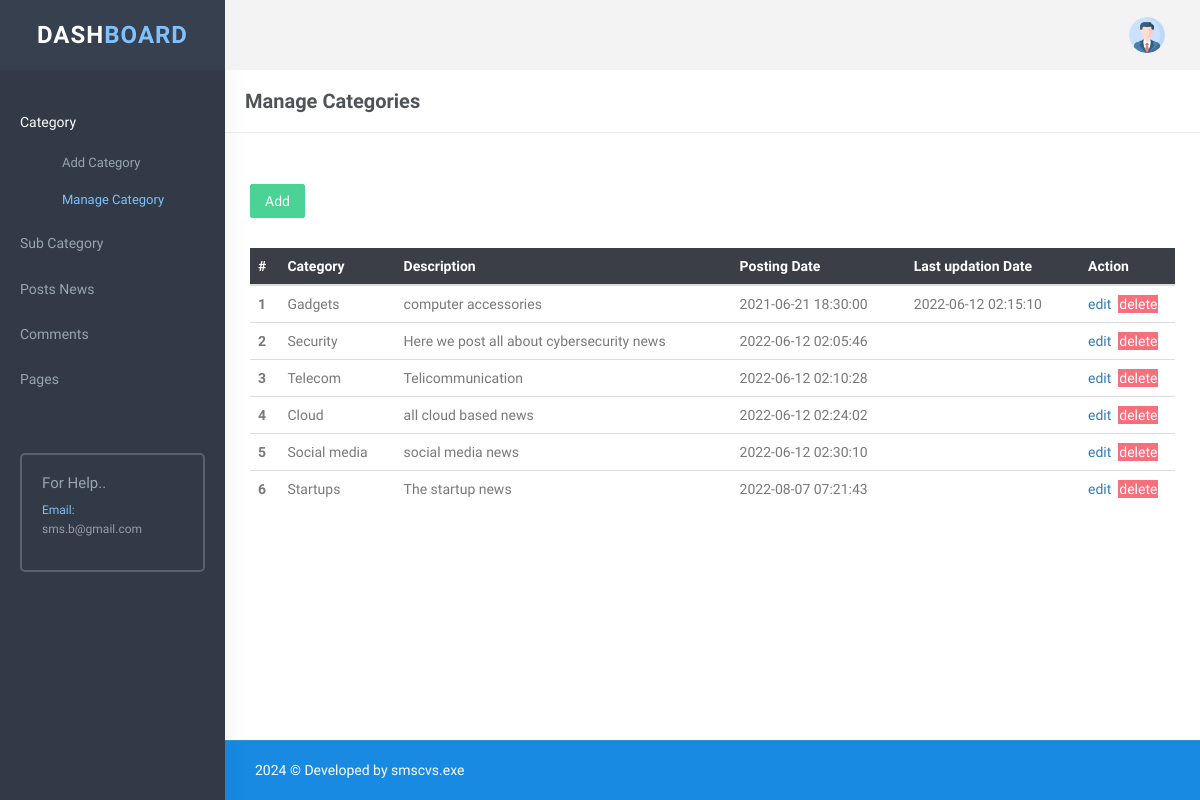
The app's page /admin/manage-categories.php (signed in) with its own data.
### tables this page shows
CREATE TABLE `category` (
  `id` int(11) NOT NULL,
  `CategoryName` varchar(200) DEFAULT NULL,
  `Description` mediumtext DEFAULT NULL,
  `PostingDate` timestamp NULL DEFAULT current_timestamp(),
  `UpdationDate` timestamp NULL DEFAULT NULL ON UPDATE current_timestamp(),
  `Is_Active` int(1) DEFAULT NULL
);

### admin/manage-categories.php (the view, shortened to what this page needs)
<?php
include('includes/config.php');
if(strlen($_SESSION['login'])==0)
  {
header('location:index.php');
}
else{
?>
<!DOCTYPE html>
<html lang="en">
    <head>
        <link href="assets/css/bootstrap.min.css" rel="stylesheet" type="text/css" />
        <link href="assets/css/core.css" rel="stylesheet" type="text/css" />
        <link href="assets/css/components.css" rel="stylesheet" type="text/css" />
        <link href="assets/css/icons.css" rel="stylesheet" type="text/css" />
        <link href="assets/css/pages.css" rel="stylesheet" type="text/css" />
        <link href="assets/css/menu.css" rel="stylesheet" type="text/css" />
        <link href="assets/css/responsive.css" rel="stylesheet" type="text/css" />
    </head>
    <body class="fixed-left">
    <div id="wrapper">
        <?php include('includes/topheader.php');?>
        <?php include('includes/leftsidebar.php');?>
        <div class="content-page">
                <div class="content">
                    <div class="container">
                        <div class="row">
							<div class="col-xs-12">
								<div class="page-title-box">
                                    <h4 class="page-title">Manage Categories</h4>
                                    <div class="clearfix"></div>
                                </div>
							</div>
						</div>
            <div class="row">
                <div class="col-sm-6">
                </div>
                <div class="row">
					<div class="col-md-12">
						<div class="demo-box m-t-20">
                            <div class="m-b-30">
                                <a href="add-category.php">
                                <button id="addToTable" class="btn btn-success waves-effect waves-light">Add</button>
                                </a>
                            </div>
								<div class="table-responsive">
                                <table class="table table-colored table-centered table-inverse m-0">
                                    <thead>
                                    <tr>
                                        <th>#</th>
                                        <th>Category</th>
                                        <th>Description</th>
                                        <th>Posting Date</th>
                                        <th>Last updation Date</th>
                                        <th width="95">Action</th>
                                    </tr>
                                    </thead>
                                    <tbody>
                                        <?php
                                    $query=mysqli_query($con,"Select id,CategoryName,Description,PostingDate,UpdationDate from category where Is_Active=1");
                                        $cnt=1;
                                        while($row=mysqli_fetch_array($query))
                                        {
                                        ?>
                                        <tr>
                                        <th scope="row"><?php echo htmlentities($cnt);?></th>
                                        <td><?php echo htmlentities($row['CategoryName']);?></td>
                                        <td><?php echo htmlentities($row['Description']);?></td>
                                        <td><?php echo htmlentities($row['PostingDate']);?></td>
                                        <td><?php echo htmlentities($row['UpdationDate']);?></td>
                                        <td><a href="edit-category.php?cid=<?php echo htmlentities($row['id']);?>">edit</a>
                                            &nbsp;<a href="manage-categories.php?rid=<?php echo htmlentities($row['id']);?>&&action=del" class="btn-danger">delete</a> </td>
                                        </tr>
                                        <?php
                                        $cnt++;
                                        } ?>
                                    </tbody>
                                </table>
                                </div>
						</div>
					</div>
				</div>
				</div>
             </div>
        </div>
            <?php include('includes/footer.php');?>
        </div>
    </div>
    </body>
</html>
<?php } ?>

### admin/assets/css/core.css (style rules this page uses)
body { font-family: 'Varela Round', sans-serif; margin: 0; padding-bottom: 60px; overflow-x: hidden; color: #797979; }
html { position: relative; min-height: 100%; }
.h1, .h2, .h3, .h4, .h5, .h6, h1, h2, h3, h4, h5, h6 { color: #505458; font-family: 'Hind Madurai', sans-serif; margin: 10px 0; }
* { outline: none !important; }
.container { width: auto; }
#wrapper { height: 100%; overflow: hidden; width: 100%; }
.m-0 { margin: 0 !important; }
.m-t-20 { margin-top: 20px !important; }
.m-b-30 { margin-bottom: 30px !important; }
.row { margin-right: -10px; margin-left: -10px; }
.col-lg-1, .col-lg-10, .col-lg-11, .col-lg-12, .col-lg-2, .col-lg-3, .col-lg-4, .col-lg-5, .col-lg-6, .col-lg-7, .col-lg-8, .col-lg-9, .col-md-1, .col-md-10, .col-md-11, .col-md-12, .col-md-2, .col-md-3, .col-md-4, .col-md-5, .col-md-6, .col-md-7, .col-md-8, .col-md-9, .col-sm-1, .col-sm-10, .col-sm-11, .col-sm-12, .col-sm-2, .col-sm-3, .col-sm-4, .col-sm-5, .col-sm-6, .col-sm-7, .col-sm-8, .col-sm-9, .col-xs-1, .col-xs-10, .col-xs-11, .col-xs-12, .col-xs-2, .col-xs-3, .col-xs-4, .col-xs-5, .col-xs-6, .col-xs-7, .col-xs-8, .col-xs-9 { padding-left: 10px; padding-right: 10px; }
.waves-effect { position: relative; cursor: pointer; display: inline-block; overflow: hidden; -webkit-user-select: none; -moz-user-select: none; -ms-user-select: none; user-select: none; -webkit-tap-highlight-color: transparent; vertical-align: middle; z-index: 1; will-change: opacity, transform; -webkit-transition: all 0.3s ease-out; -moz-transition: all 0.3s ease-out; -o-transition: all 0.3s ease-out; -ms-transition: all 0.3s ease-out; transition: all 0.3s ease-out; }
.demo-box { padding: 10px 15px; }

### admin/assets/css/menu.css (style rules this page uses)
.content-page { margin-left: 225px; overflow: hidden; }
.content-page .content { padding: 0 5px 10px 5px; margin-top: 70px; }
.page-title { font-size: 20px; margin-bottom: 0; margin-top: 0; font-weight: 600; }
.page-title-box { padding: 20px; border-bottom: 1px solid #eee; margin: 0 -20px 20px -20px; }
.page-title-box .page-title { margin-bottom: 0; float: left; }

### records on screen
category: CategoryName "Gadgets", Description "computer accessories", PostingDate "2021-06-21 18:30:00", UpdationDate "2022-06-12 02:15:10"
category: CategoryName "Security", Description "Here we post all about cybersecurity news", PostingDate "2022-06-12 02:05:46"
category: CategoryName "Telecom", Description "Telicommunication", PostingDate "2022-06-12 02:10:28"
category: CategoryName "Cloud", Description "all cloud based news", PostingDate "2022-06-12 02:24:02"
category: CategoryName "Social media", Description "social media news", PostingDate "2022-06-12 02:30:10"
category: CategoryName "Startups", Description "The startup news", PostingDate "2022-08-07 07:21:43"
